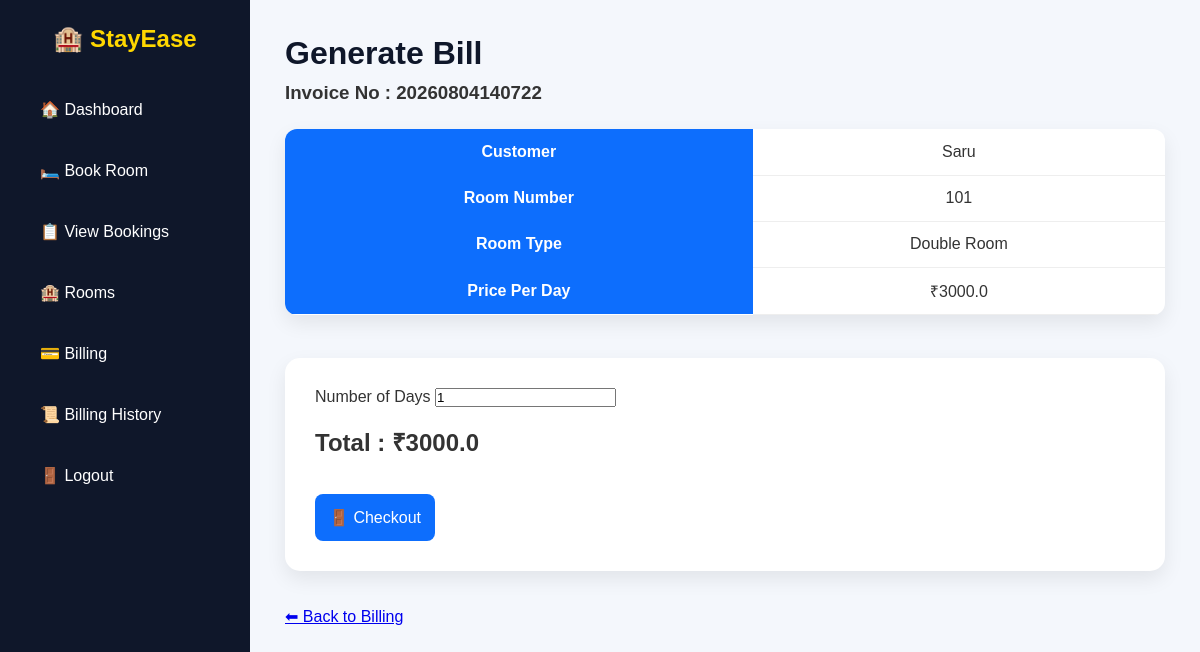
The page /generate_bill/21 (signed in) on the database its author committed.
### tables this page shows
CREATE TABLE bookings(

id INTEGER PRIMARY KEY AUTOINCREMENT,

customer_name TEXT,

phone TEXT,

email TEXT,

aadhar TEXT,

checkin TEXT,

checkout TEXT,

room_type TEXT,

guests INTEGER,

address TEXT

, room_number TEXT);

CREATE TABLE rooms (

    id INTEGER PRIMARY KEY AUTOINCREMENT,

    room_number TEXT UNIQUE,

    room_type TEXT,

    price REAL,

    status TEXT

);

### app.py (the view)
@app.route("/generate_bill/<int:id>")
def generate_bill(id):
    if "logged_in" not in session:
        return redirect(url_for("login"))
    conn = sqlite3.connect("stayease.db")
    conn.row_factory = sqlite3.Row
    cursor = conn.cursor()
    cursor.execute("""
        SELECT *
        FROM bookings
        WHERE id=?
    """, (id,))
    booking = cursor.fetchone()
    cursor.execute("""
        SELECT price
        FROM rooms
        WHERE room_number=?
    """, (booking["room_number"],))
    room = cursor.fetchone()
    price = room["price"]
    invoice = save_bill(
        booking["customer_name"],
        booking["room_number"],
        booking["checkin"],
        booking["checkout"],
        price
    )
    conn.close()
    return render_template(
        "generate_bill.html",
        booking=booking,
        price=price,
        invoice=invoice
    )

### app.py (called while the page is built)
def save_bill(customer, room, checkin, checkout, amount):
    if not os.path.exists("bills"):
        os.makedirs("bills")
    invoice_no = datetime.now().strftime("%Y%m%d%H%M%S")
    filename = f"bills/{invoice_no}.txt"
    with open(filename, "w", encoding="utf-8") as f:
        f.write("=================================\n")
        f.write("        StayEase Hotel\n")
        f.write("=================================\n\n")
        f.write(f"Invoice No : {invoice_no}\n")
        f.write(f"Customer   : {customer}\n")
        f.write(f"Room No    : {room}\n")
        f.write(f"Check In   : {checkin}\n")
        f.write(f"Check Out  : {checkout}\n")
        f.write(f"Amount     : Rs.{amount}\n")
        f.write("\n")
        f.write("Thank You For Staying With Us.\n")
    return invoice_no

### templates/generate_bill.html (shortened to what this page needs)
{% extends "base.html" %}
{% block content %}
<h1>Generate Bill</h1>
<table class="booking-table">
<h3>Invoice No : {{ invoice }}</h3>
<tr>
    <th>Customer</th>
    <td>{{ booking.customer_name }}</td>
</tr>
<tr>
    <th>Room Number</th>
    <td>{{ booking.room_number }}</td>
</tr>
<tr>
    <th>Room Type</th>
    <td>{{ booking.room_type }}</td>
</tr>
<tr>
    <th>Price Per Day</th>
    <td>₹{{ price }}</td>
</tr>
</table>
<br>
<form method="POST" action="{{ url_for('checkout', id=booking.id) }}">
<label>Number of Days</label>
<input
type="number"
id="days"
name="days"
value="1"
min="1"
oninput="calculateBill()">
<br><br>
<h2>
Total :
₹<span id="total">{{ price }}</span>
</h2>
<br><br>
<button
type="submit"
class="checkout-btn"
onclick="return confirm('Checkout this customer?')">
🚪 Checkout
</button>
</form>
<br><br>
<a href="{{ url_for('billing') }}" class="checkout-btn">
    ⬅ Back to Billing
</a>
{% endblock %}

### static/css/dashboard.css (style rules this page uses)
* { margin:0; padding:0; box-sizing:border-box; font-family:'Poppins',sans-serif; }
body { background:#f4f7fc; color:#333; }
.main-content h1 { color:#0F172A; margin-bottom:10px; }
form { background:#fff; padding:30px; border-radius:15px; box-shadow:0 8px 20px rgba(0,0,0,.08); margin-top:25px; }
button[type="submit"] { background:#0d6efd; color:white; border:none; padding:14px; border-radius:8px; cursor:pointer; font-size:16px; transition:.3s; }
.booking-table { width:100%; margin-top:25px; border-collapse:collapse; background:white; border-radius:12px; overflow:hidden; box-shadow:0 8px 20px rgba(0,0,0,.08); }
.booking-table th { background:#0d6efd; color:white; padding:14px; }
.booking-table td { padding:12px; text-align:center; border-bottom:1px solid #eee; color:#333; }

### rows shown on the page
bookings: customer_name "Saru", room_number "101", room_type "Double Room"
rooms: price "3000.0"

### other values the page prints
{{ invoice }} "20260804140722"
